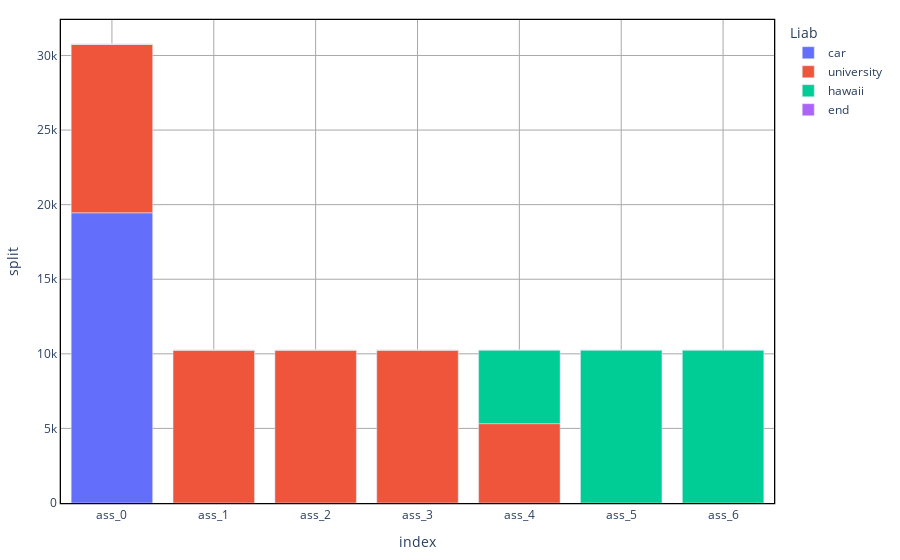

This figure's notebook cell:
### Code cell
AssetPerLiab = {}
for a in A:
    Asset_al = list(np.sum(Assets_l[a], axis = 1))
    Asset_al.append(np.sum(Assets_end[a]))
    L_end = list(L)
    L_end.append("end")
    AssetPerLiab[a] = {L_end[l]:Asset_al[l] for l in np.arange(len(L_end))}

AssetPerLiab = pd.DataFrame(AssetPerLiab).transpose().reset_index()
print(AssetPerLiab.sum())
AssetPerLiab_melt = AssetPerLiab.melt(id_vars=['index'], var_name='Liab', value_name='split')
plt = px.bar(AssetPerLiab_melt, x="index", y = "split", color = "Liab")
plt = ALMc.standardized_chart(plt)
plt.show()

### Figure 1 — Plotly figure (JSON) as saved in the notebook; plotly's stock layout.template omitted (floating-point values rounded to 4 significant figures)
{"data": [{"alignmentgroup": "True", "hovertemplate": "Liab=car<br>index=%{x}<br>split=%{y}<extra></extra>", "legendgroup": "car", "marker": {"color": "#636efa"}, "name": "car", "offsetgroup": "car", "orientation": "v", "showlegend": true, "textposition": "auto", "type": "bar", "x": ["ass_0", "ass_1", "ass_2", "ass_3", "ass_4", "ass_5", "ass_6"], "xaxis": "x", "y": [19450.0, 0, 0, 0, 0, 0, 0], "yaxis": "y"}, {"alignmentgroup": "True", "hovertemplate": "Liab=university<br>index=%{x}<br>split=%{y}<extra></extra>", "legendgroup": "university", "marker": {"color": "#EF553B"}, "name": "university", "offsetgroup": "university", "orientation": "v", "showlegend": true, "textposition": "auto", "type": "bar", "x": ["ass_0", "ass_1", "ass_2", "ass_3", "ass_4", "ass_5", "ass_6"], "xaxis": "x", "y": [11310.0, 10250.0, 10250.0, 10250.0, 5321.0, 0, 0], "yaxis": "y"}, {"alignmentgroup": "True", "hovertemplate": "Liab=hawaii<br>index=%{x}<br>split=%{y}<extra></extra>", "legendgroup": "hawaii", "marker": {"color": "#00cc96"}, "name": "hawaii", "offsetgroup": "hawaii", "orientation": "v", "showlegend": true, "textposition": "auto", "type": "bar", "x": ["ass_0", "ass_1", "ass_2", "ass_3", "ass_4", "ass_5", "ass_6"], "xaxis": "x", "y": [0, 0, 0, 0, 4932.0, 10250.0, 10250.0], "yaxis": "y"}, {"alignmentgroup": "True", "hovertemplate": "Liab=end<br>index=%{x}<br>split=%{y}<extra></extra>", "legendgroup": "end", "marker": {"color": "#ab63fa"}, "name": "end", "offsetgroup": "end", "orientation": "v", "showlegend": true, "textposition": "auto", "type": "bar", "x": ["ass_0", "ass_1", "ass_2", "ass_3", "ass_4", "ass_5", "ass_6"], "xaxis": "x", "y": [0.617, 0.2057, 0.2057, 0.2057, 0.2057, 0.2057, 0.2057], "yaxis": "y"}], "layout": {"barmode": "relative", "legend": {"title": {"text": "Liab"}, "tracegroupgap": 0}, "margin": {"b": 20, "l": 20, "r": 20, "t": 20}, "paper_bgcolor": "white", "plot_bgcolor": "white", "showlegend": true, "xaxis": {"anchor": "y", "domain": [0, 1], "gridcolor": "darkgray", "gridwidth": 1, "linecolor": "black", "linewidth": 1.3, "mirror": true, "showgrid": true, "showline": true, "title": {"text": "index"}}, "yaxis": {"anchor": "x", "domain": [0, 1], "gridcolor": "darkgray", "gridwidth": 1, "linecolor": "black", "linewidth": 1.3, "mirror": true, "showgrid": true, "showline": true, "title": {"text": "split"}}}}
